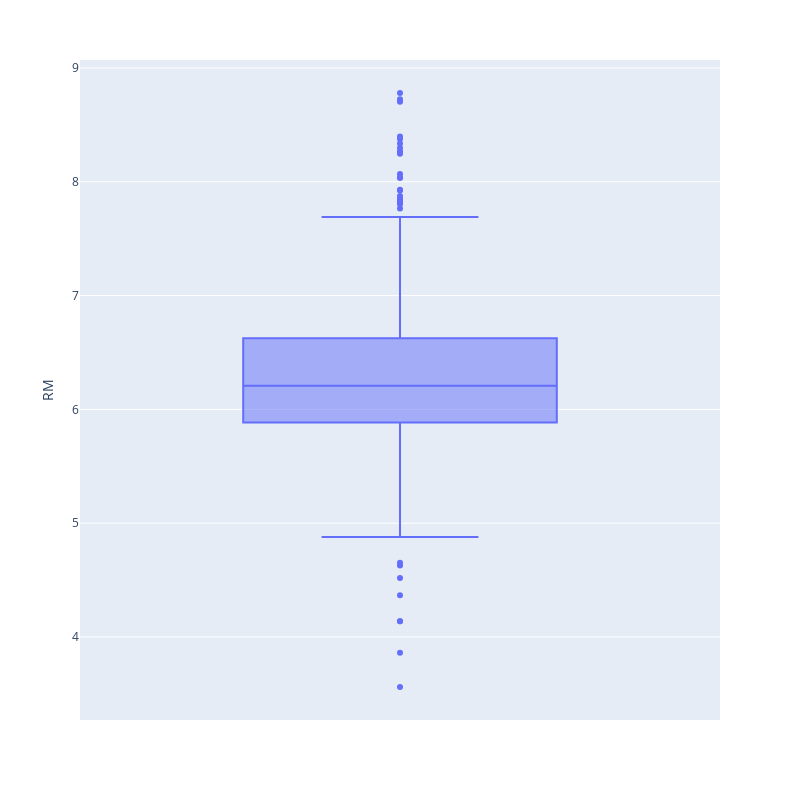

Notebook cell for this chart:
### Code cell
# Visualizando outliers na variável RM
import plotly.express as px

fig = px.box(data, y='RM')
fig.update_layout( width=800,height=800)
fig.show()

### Figure 1 — Plotly figure (JSON) as saved in the notebook; plotly's stock layout.template omitted (floating-point values rounded to 4 significant figures; data arrays with more than 128 entries replaced by an {"elided": "..."} marker saying what was removed)
{"data": [{"alignmentgroup": "True", "hovertemplate": "RM=%{y}<extra></extra>", "legendgroup": "", "marker": {"color": "#636efa"}, "name": "", "notched": false, "offsetgroup": "", "orientation": "v", "showlegend": false, "type": "box", "x0": " ", "xaxis": "x", "y": {"elided": "506 float values"}, "y0": " ", "yaxis": "y"}], "layout": {"boxmode": "group", "height": 800, "legend": {"tracegroupgap": 0}, "margin": {"t": 60}, "width": 800, "xaxis": {"anchor": "y", "autorange": true, "domain": [0, 1], "range": [-0.5, 0.5], "type": "category"}, "yaxis": {"anchor": "x", "autorange": true, "domain": [0, 1], "range": [3.271, 9.07], "title": {"text": "RM"}, "type": "linear"}}}
